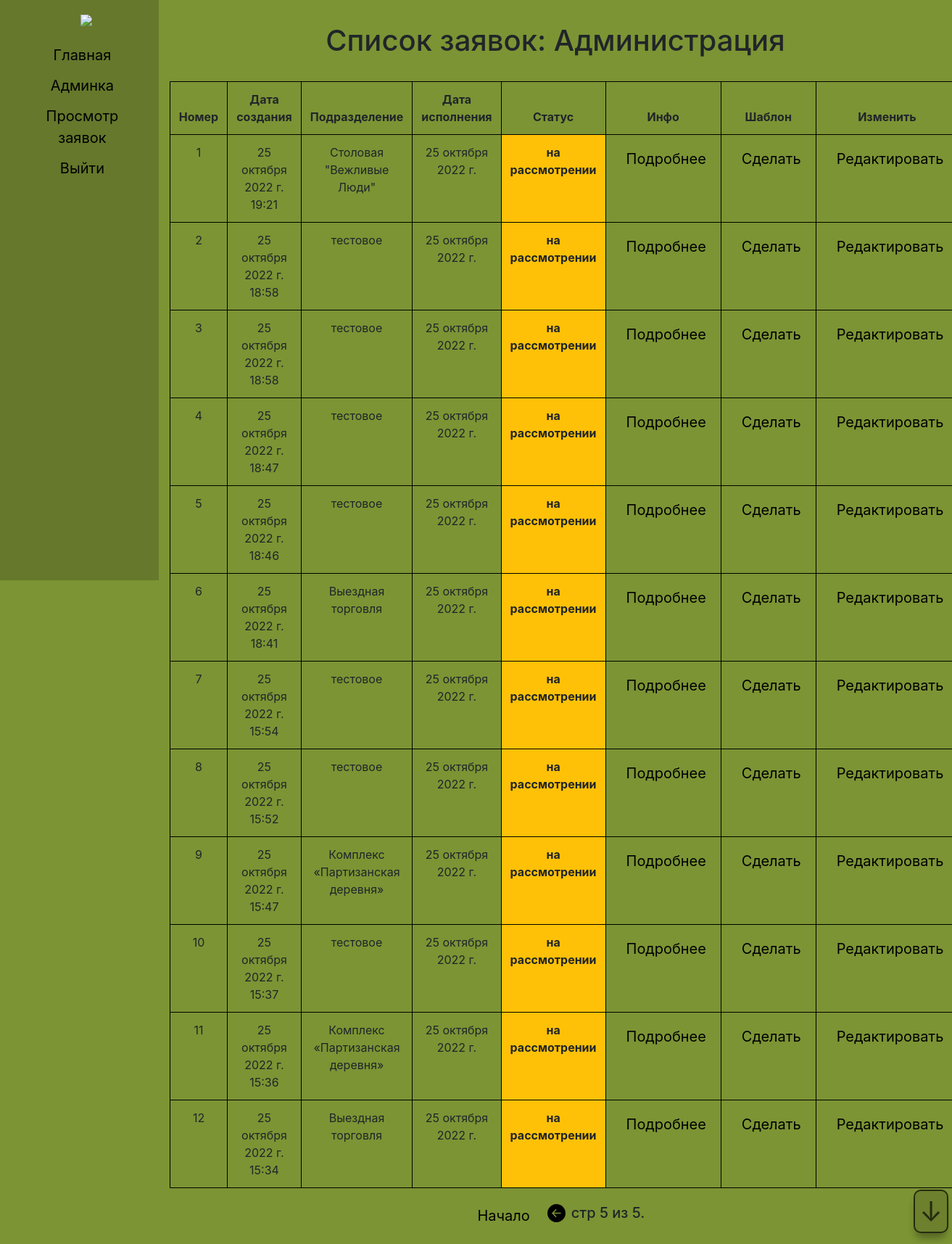
Screenshot of /zayavki_list/?page=5 (signed in) with the database file from the repository.
### accounts/models.py (models this page shows, shortened)
class CustomUser(AbstractUser):
    email = models.EmailField(('email address'), unique=True)
    fio = models.CharField('ФИО', max_length=255, default='')
    subdivision = models.ForeignKey(Subdivision, on_delete=models.CASCADE, related_name='user_subdivision', null=True,default=None)
    position = models.ForeignKey(Position, on_delete=models.CASCADE, related_name='user_position', null=True,default=None)

class Subdivision(models.Model):
    title = models.CharField('Подразделение', max_length=50, default='')
    class Meta:
        verbose_name = 'Подразделение'
        verbose_name_plural = 'Подразделения'

### zayavki/models.py (models this page shows, shortened)
class ListApplication(models.Model):
    customer = models.ForeignKey(CustomUser, on_delete=models.SET_NULL, related_name='customer_applicationsList', null=True)
    created = models.DateTimeField(default=timezone.now)
    date_applications = models.DateField('Дата исполнения')
    subdivision = models.ForeignKey(Subdivision, on_delete=models.SET_NULL, related_name='subdivisioninApplicationlist',
                                    null=True)
    status = models.CharField('Статус', max_length=30,default='на рассмотрении')
    viza = models.ForeignKey(CustomUser, on_delete=models.SET_NULL, related_name='viza_application', null=True,default=None,blank=True)
    comment = models.TextField('Комментарий', max_length=300, default='Нет комментария')
    class Meta:
        verbose_name = 'Список заявок'
        verbose_name_plural = 'Список заявок'
    def check_status(self):
        if self.status == 'на рассмотрении':
            return False
        else:
            return True
    def change_zayavki(self):
        if self.status == 'на рассмотрении' or self.status == 'Не согласованно':
            return True
        return False

### accounts/views.py (the view, shortened to what this page needs)
# urls.py: path('zayavki_list/',views.zayavki_list, name='zayavki_list'),
@login_required(login_url='/login/')
def zayavki_list(request):
    if request.user.is_superuser:
        zayavki = ListApplication.objects.all().order_by('-created')
        paginator = Paginator(zayavki, 15)
        page_number = request.GET.get('page')
        page_obj = paginator.get_page(page_number)
        return render(request, 'zayavki_list.html', {'page_obj': page_obj,'zayavki':zayavki})

### templates/zayavki_list.html (shortened to what this page needs)
{% extends '_base.html' %}
{%block content%}
<h1 class = "title-page">Cписок заявок: {{user.subdivision.title}}</h1>
{%if zayavki%}
<table  class="table table-bordered">
  <thead>
   <tr>
    <th>Номер</th>
    <th>Дата создания</th>
    <th>Подразделение</th>
     <th>Дата исполнения</th>
     <th>Статус</th>
     <th>Инфо</th>
     <th>Шаблон</th>
     <th>Изменить</th>
   </tr>
  </thead>
   <tbody >
     {% for temp in page_obj %}
        <td>{{ forloop.counter }}</td>
        <td>{{temp.created}}</td>
        <td>{{temp.subdivision.title}}</td>
        <td>{{temp.date_applications}}</td>
     {% if not temp.check_status %}
        <td class="bg-warning" style="font-weight:bold">{{temp.status}}</td>
     {%else%}
        <td class="bg-{{temp.color_status}}" style="font-weight:bold">{{temp.status}}</td>
     {%endif%}
        <td><a href="{% url 'application_detail' temp.id  %}">Подробнее</a></td>
        <td><a href="{% url 'shablon_zayavki' temp.id temp.subdivision.id  %}">Сделать</a></td>
        {% if temp.change_zayavki %}
        <td><a href="{% url 'update_zayavki' temp.id temp.subdivision.id  %}">Редактировать</a></td>
        {%endif%}
     {% endfor %}
   </tbody>
   </table>
<nav aria-label="Page navigation example">
    <ul class="mypagination">
        {% if page_obj.has_previous %}
            <li><a href="?page=1">Начало</a></li>
            <li><a href="?page={{ page_obj.previous_page_number }}"><svg xmlns="http://www.w3.org/2000/svg" width="25" height="25" fill="currentColor" class="bi bi-arrow-left-circle-fill" viewBox="0 0 16 16">
  <path d="M8 0a8 8 0 1 0 0 16A8 8 0 0 0 8 0zm3.5 7.5a.5.5 0 0 1 0 1H5.707l2.147 2.146a.5.5 0 0 1-.708.708l-3-3a.5.5 0 0 1 0-.708l3-3a.5.5 0 1 1 .708.708L5.707 7.5H11.5z"/>
            </svg></a></li>
        {% endif %}
        <h5 class="">
            стр {{ page_obj.number }} из {{ page_obj.paginator.num_pages }}.
        </h5>
    </ul>
</nav>
{%else%}
<h1>ваш список пуст</h1>
{%endif%}
{%endblock content%}

### static/css/test.css (style rules this page uses)
body { background-color:rgb(124, 148, 52); }
a { padding: 6px 8px 6px 16px; text-decoration: none; font-size: 20px; color: black; display: block; }
.table { border: 0.5px solid #000000; }
.table-bordered > thead > tr > th, .table-bordered > tbody > tr > th, .table-bordered > tfoot > tr > th, .table-bordered > thead > tr > td, .table-bordered > tbody > tr > td, .table-bordered > tfoot > tr > td { border: 0.5px solid #000000; }
.mypagination { display:flex; justify-content: center; align-items: center }
li { list-style-type: none; }
ul { padding-left: 0; }
.title-page { margin-bottom: 3%; margin-top: 3%; }

### rows the page displays
CustomUser: subdivision "Администрация"
ListApplication: created "25 октября 2022 г. 19:21", subdivision "Столовая \"Вежливые Люди\"", date_applications "25 октября 2022 г.", status "на рассмотрении", shows "Редактировать"
ListApplication: created "25 октября 2022 г. 18:58", subdivision "тестовое", date_applications "25 октября 2022 г.", status "на рассмотрении", shows "Редактировать"
ListApplication: created "25 октября 2022 г. 18:58", subdivision "тестовое", date_applications "25 октября 2022 г.", status "на рассмотрении", shows "Редактировать"
ListApplication: created "25 октября 2022 г. 18:47", subdivision "тестовое", date_applications "25 октября 2022 г.", status "на рассмотрении", shows "Редактировать"
ListApplication: created "25 октября 2022 г. 18:46", subdivision "тестовое", date_applications "25 октября 2022 г.", status "на рассмотрении", shows "Редактировать"
ListApplication: created "25 октября 2022 г. 18:41", subdivision "Выездная торговля", date_applications "25 октября 2022 г.", status "на рассмотрении", shows "Редактировать"
ListApplication: created "25 октября 2022 г. 15:54", subdivision "тестовое", date_applications "25 октября 2022 г.", status "на рассмотрении", shows "Редактировать"
ListApplication: created "25 октября 2022 г. 15:52", subdivision "тестовое", date_applications "25 октября 2022 г.", status "на рассмотрении", shows "Редактировать"
ListApplication: created "25 октября 2022 г. 15:47", subdivision "Комплекс «Партизанская деревня»", date_applications "25 октября 2022 г.", status "на рассмотрении", shows "Редактировать"
ListApplication: created "25 октября 2022 г. 15:37", subdivision "тестовое", date_applications "25 октября 2022 г.", status "на рассмотрении", shows "Редактировать"
ListApplication: created "25 октября 2022 г. 15:36", subdivision "Комплекс «Партизанская деревня»", date_applications "25 октября 2022 г.", status "на рассмотрении", shows "Редактировать"
ListApplication: created "25 октября 2022 г. 15:34", subdivision "Выездная торговля", date_applications "25 октября 2022 г.", status "на рассмотрении", shows "Редактировать"

### other values shown
{{ page_obj.number }} "5"
{{ page_obj.paginator.num_pages }} "5"
